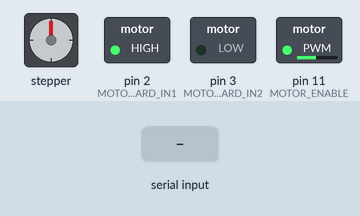
Simulated run of this sketch. Board: Arduino Uno, built with avr-gcc and run on an emulated ATmega328P. Shown: stepper motor, switched loads named in the sketch (green lamp = pin HIGH). Wiring (inferred from the names in the program): stepper motor (200 steps per turn assumed): coils pin 4, pin 5, pin 6, pin 7. The inputs (shaded band) are chosen by the test bench. Pins used as bus, display or sensor lines are not drawn.

Above: at 1.2 s.
1.3 s: "1" received over Serial
At 1.46 s:
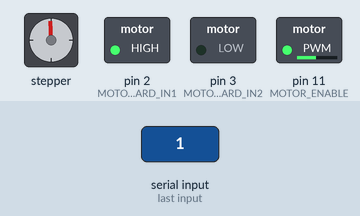
At 2.2 s:
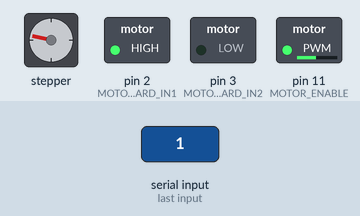
3.2 s: "0" received over Serial
At 4.4 s:
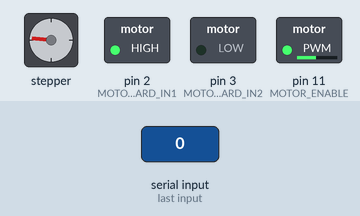
4.7 s: byte 240 (240) received over Serial
Timing chart, 0 to 7.7 s (numbered marks = the images above; inputs shaded):
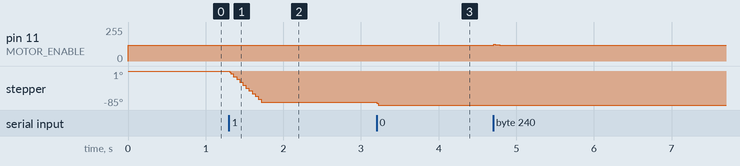

The sketch:

controller.ino
```cpp
// set constants for the arduino pins to use
const int MOTOR_ENABLE = 11;
const int MOTOR_BOARD_IN1 = 2;
const int MOTOR_BOARD_IN2 = 3;

const int STEPPER1 = 4;
const int STEPPER2 = 5;
const int STEPPER3 = 6;
const int STEPPER4 = 7;

// constant delay between each step that the stepper makes
const int STEPPER_DELAY = 5;

// create a speed variable to indicate how fast the DC motor will run and set it to 120 (120 = stop)
int currentSpeed = 120;
// create a position variable to indicate the position of the stepper motor and set it to 0 (0 = straight)
int stepperPos = 0;
/* create a variable that indicates the position that the stepper motor should be at,
   so the current position will go towards tthe desired position */
int desiredPos = 0;

void setup() {
  // set the stepper pins and motorboard pins to output
  pinMode(MOTOR_ENABLE, OUTPUT);
  pinMode(MOTOR_BOARD_IN1, OUTPUT);
  pinMode(MOTOR_BOARD_IN2, OUTPUT);

  pinMode(STEPPER1, OUTPUT);
  pinMode(STEPPER2, OUTPUT);
  pinMode(STEPPER3, OUTPUT);
  pinMode(STEPPER4, OUTPUT);

  // set the direction of the motor to spin
  digitalWrite(MOTOR_BOARD_IN1, HIGH);
  digitalWrite(MOTOR_BOARD_IN2, LOW);

  // start reading from usb port (connected to raspberry pi)
  Serial.begin(9600);
}

void stepperWrite(int val1, int val2, int val3, int val4) {
  // pre:  takes in 4 integer values that correspond to the 4 values to send to the stepper motor
  // post: change the position of the stepper motor

  digitalWrite(STEPPER1, val1);
  digitalWrite(STEPPER2, val2);
  digitalWrite(STEPPER3, val3);
  digitalWrite(STEPPER4, val4);
  delay(STEPPER_DELAY);
}

void stepLeft() {
  // pre:  none
  // post: stepper moves 1 step to the left

  // calls stepperWrite function 4 times with different values to increase torque
  stepperWrite(HIGH, HIGH, LOW, LOW);
  stepperWrite(LOW, HIGH, HIGH, LOW);
  stepperWrite(LOW, LOW, HIGH, HIGH);
  stepperWrite(HIGH, LOW, LOW, HIGH);

  // reduce currentSpeed by 1 as the speed must always be decreasing when the user is not pressing a button to accelerate the motor
  currentSpeed--;
  analogWrite(MOTOR_ENABLE, currentSpeed);
}

void stepRight() {
  // pre:  none
  // post: stepper moves 1 step to the right

  // calls stepperWrite function 4 times with different values to increase torque
  stepperWrite(HIGH, LOW, LOW, HIGH);
  stepperWrite(LOW, LOW, HIGH, HIGH);
  stepperWrite(LOW, HIGH, HIGH, LOW);
  stepperWrite(HIGH, HIGH, LOW, LOW);

  // reduce currentSpeed by 1 as the speed must always be decreasing when the user is not pressing a button to accelerate the motor
  currentSpeed--;
  analogWrite(MOTOR_ENABLE, currentSpeed);
}

void loop() {

  // while loop that runs as long as there is still data being sent to process from the raspberry pi
  while (Serial.available() > 0) {
    // store pi data as val integer
    int val = Serial.read();

    // if val is 120, set current speed to 120
    if (val == 120)
      currentSpeed = 120;
    /* if val is between 20 and 100, it means that the raspberry pi wants to change the position of the stepper
       as values between 200 and 100 are reserved for the changing the stepper motor */
    else if (val >= 20 && val <= 100)
      // set the desired position to value - 60 as the stepper motor should step between -40 to 40
      desiredPos = val - 60;
    /* if val is 240 and the current speed is less than 240, it means that the raspberry pi wants to increase the speed of
       the DC motor as 240 is reserved for changing the speed. Since 240 is the max speed of the motor, the speed should cap at 240 */
    else if (val == 240 && currentSpeed < 240)
      // increase currentSpeed by 5 as long as 240 is being read and the currentSpeed is less than 240
      currentSpeed += 5;
  }

  /* if the stepperPos is less than desiredPos, it means the stepper motor must step left to go to the desiredPos
     so call stepLeft() to go left and increase the stepperPos by 1  */
  if (stepperPos < desiredPos) {
    stepLeft();
    stepperPos++;
  }


  /* if the stepperPos is greater than desiredPos, it means the stepper motor must step right to go to the desiredPos
     so call stepRight() to go right and decrease the stepperPos by 1  */
  if (stepperPos > desiredPos) {
    stepRight();
    stepperPos--;
  }

  // reduce currentSpeed by 1 as the speed must always be decreasing when the user is not pressing a button to accelerate the motor
  currentSpeed--;

  // if currentSpeed is less than 120, set it to 120 which is the stop value
  if (currentSpeed < 120) {
    currentSpeed = 120;
  }
  // write the currentSpeed to the DC motor to update the speed that it is running at
  analogWrite(MOTOR_ENABLE, currentSpeed);
  // delay for 20 ms
  delay(STEPPER_DELAY * 4);
}
```

Measured:
- after the input at 1.3 s, stepper: turns 78° counter-clockwise in 0.41 s, starting at once
- after the input at 3.2 s, stepper: goes -80° 0.02 s, then -85°, starting at once
